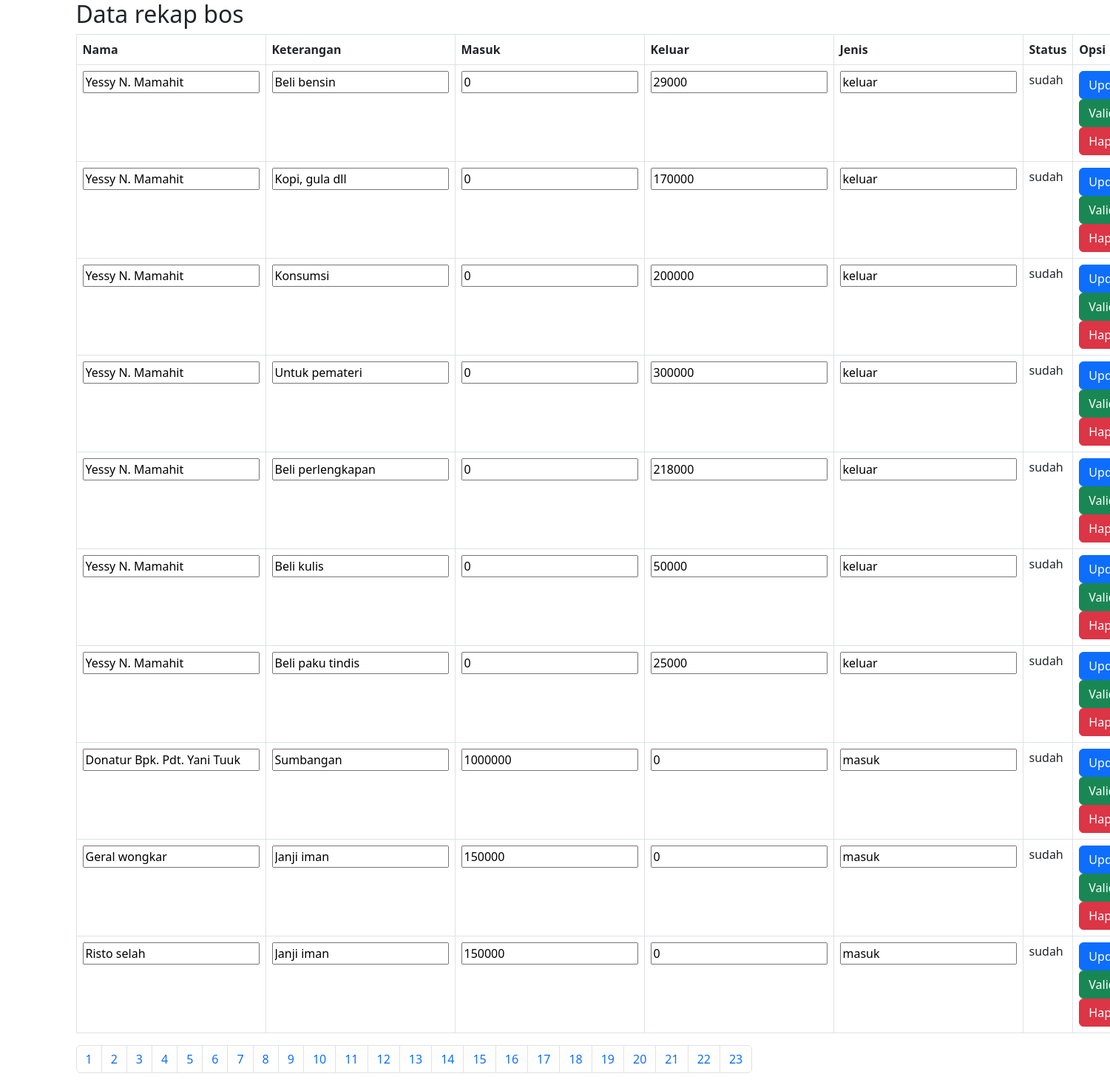
The app's page /admin/admin-rekap.php?page=6 with its own data.
### tables this page shows
CREATE TABLE `rekap` (
  `id` int(11) NOT NULL,
  `nama` varchar(100) NOT NULL,
  `keterangan` varchar(225) NOT NULL,
  `jenis` varchar(10) NOT NULL,
  `ket` varchar(10) NOT NULL,
  `tanggal` datetime NOT NULL DEFAULT current_timestamp(),
  `masuk` varchar(64) NOT NULL,
  `keluar` varchar(64) NOT NULL
);

### admin/admin-rekap.php (the view, shortened to what this page needs)
<?php
include('../funtion/koneksi.php');
$limit = 10;
$page = isset($_GET['page']) ? $_GET['page'] : 1;
$start = ($page - 1) * $limit;
$queryTotal = "SELECT count(*) as total FROM rekap";
$resultTotal = mysqli_query($conn, $queryTotal);
$rowTotal = mysqli_fetch_assoc($resultTotal);
$totalData = $rowTotal['total'];
$totalPages = ceil($totalData / $limit);
$query = "SELECT * FROM rekap ORDER BY id DESC LIMIT $start, $limit";
$result = mysqli_query($conn, $query);
?>
<!DOCTYPE html>
<html lang="en">
<head>
    <link href="https://cdn.jsdelivr.net/npm/bootstrap@5.3.0/dist/css/bootstrap.min.css" rel="stylesheet">
</head>
<body>
    <div class="container">
        <h2>Data rekap bos</h2>
        <table class="table table-bordered">
            <thead>
                <tr>
                    <th>Nama</th>
                    <th>Keterangan</th>
                    <th>Masuk</th>
                    <th>Keluar</th>
                    <th>Jenis</th>
                    <th>Status</th>
                    <th>Opsi</th>
                </tr>
            </thead>
            <tbody>
                <?php
                while ($row = mysqli_fetch_assoc($result)) {
                    echo '<tr>';
                    echo '<form action="" method="POST">';
                    echo '<td><input type="text" name="nama" value="' . $row['nama'] . '"></td>';
                    echo '<td><input type="text" name="keterangan" value="' . $row['keterangan'] . '"></td>';
                    echo '<td><input type="text" name="masuk" value="' . $row['masuk'] . '"></td>';
                    echo '<td><input type="text" name="keluar" value="' . $row['keluar'] . '"></td>';
                    echo '<td><input type="text" name="jenis" value="' . $row['jenis'] . '"></td>';
                    echo '<td>' . $row['ket'] . '</td>';
                    echo '<td>';
                    echo '<button type="submit" name="update" class="btn btn-primary">Update</button>';
                    echo '<button type="submit" name="validasi" class="btn btn-success">Validasi</button>';
                    echo '<button type="submit" name="hapus" class="btn btn-danger">Hapus</button>';
                    echo '</td>';
                    echo '</form>';
                    echo '</tr>';
                }
                ?>
            </tbody>
        </table>
        <nav aria-label="Page navigation example">
            <ul class="pagination">
                <?php
                for ($i = 1; $i <= $totalPages; $i++) {
                    echo '<li class="page-item"><a class="page-link" href="?page=' . $i . '">' . $i . '</a></li>';
                }
                ?>
            </ul>
        </nav>
    </div>
</body>
</html>

### records on screen
rekap: nama "Yessy N. Mamahit", keterangan "Beli bensin", masuk "0", keluar "29000", jenis "keluar", ket "sudah"
rekap: nama "Yessy N. Mamahit", keterangan "Kopi, gula dll", masuk "0", keluar "170000", jenis "keluar", ket "sudah"
rekap: nama "Yessy N. Mamahit", keterangan "Konsumsi", masuk "0", keluar "200000", jenis "keluar", ket "sudah"
rekap: nama "Yessy N. Mamahit", keterangan "Untuk pemateri", masuk "0", keluar "300000", jenis "keluar", ket "sudah"
rekap: nama "Yessy N. Mamahit", keterangan "Beli perlengkapan", masuk "0", keluar "218000", jenis "keluar", ket "sudah"
rekap: nama "Yessy N. Mamahit", keterangan "Beli kulis", masuk "0", keluar "50000", jenis "keluar", ket "sudah"
rekap: nama "Yessy N. Mamahit", keterangan "Beli paku tindis", masuk "0", keluar "25000", jenis "keluar", ket "sudah"
rekap: nama "Donatur Bpk. Pdt. Yani Tuuk", keterangan "Sumbangan", masuk "1000000", keluar "0", jenis "masuk", ket "sudah"
rekap: nama "Geral wongkar", keterangan "Janji iman", masuk "150000", keluar "0", jenis "masuk", ket "sudah"
rekap: nama "Risto selah", keterangan "Janji iman", masuk "150000", keluar "0", jenis "masuk", ket "sudah"
